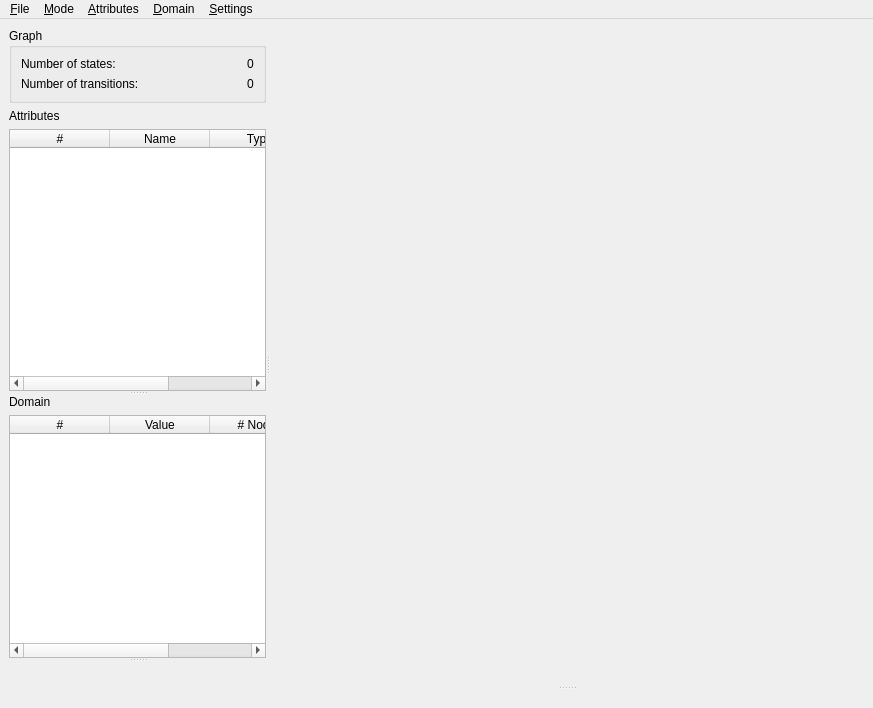
<?xml version="1.0" encoding="UTF-8"?>
<ui version="4.0">
 <class>MainWindow</class>
 <widget class="QMainWindow" name="MainWindow">
  <property name="geometry">
   <rect>
    <x>0</x>
    <y>0</y>
    <width>873</width>
    <height>708</height>
   </rect>
  </property>
  <property name="windowTitle">
   <string>DiaGraphica</string>
  </property>
  <widget class="QWidget" name="centralwidget">
   <layout class="QHBoxLayout" name="horizontalLayout">
    <item>
     <widget class="QSplitter" name="splitter_2">
      <property name="orientation">
       <enum>Qt::Horizontal</enum>
      </property>
      <widget class="QSplitter" name="splitter">
       <property name="sizePolicy">
        <sizepolicy hsizetype="Minimum" vsizetype="Expanding">
         <horstretch>0</horstretch>
         <verstretch>0</verstretch>
        </sizepolicy>
       </property>
       <property name="orientation">
        <enum>Qt::Vertical</enum>
       </property>
       <widget class="QWidget" name="layoutWidget">
        <layout class="QVBoxLayout" name="verticalLayout">
         <item>
          <widget class="QGroupBox" name="groupBox">
           <property name="title">
            <string>Graph</string>
           </property>
           <layout class="QGridLayout" name="gridLayout">
            <item row="0" column="0">
             <widget class="QLabel" name="label">
              <property name="text">
               <string>Number of states:</string>
              </property>
             </widget>
            </item>
            <item row="0" column="1">
             <spacer name="horizontalSpacer">
              <property name="orientation">
               <enum>Qt::Horizontal</enum>
              </property>
              <property name="sizeHint" stdset="0">
               <size>
                <width>102</width>
                <height>0</height>
               </size>
              </property>
             </spacer>
            </item>
            <item row="0" column="2">
             <widget class="QLabel" name="numberOfStates">
              <property name="text">
               <string>0</string>
              </property>
             </widget>
            </item>
            <item row="1" column="0">
             <widget class="QLabel" name="label_2">
              <property name="text">
               <string>Number of transitions:</string>
              </property>
             </widget>
            </item>
            <item row="1" column="1">
             <spacer name="horizontalSpacer_2">
              <property name="orientation">
               <enum>Qt::Horizontal</enum>
              </property>
              <property name="sizeHint" stdset="0">
               <size>
                <width>102</width>
                <height>0</height>
               </size>
              </property>
             </spacer>
            </item>
            <item row="1" column="2">
             <widget class="QLabel" name="numberOfTransitions">
              <property name="text">
               <string>0</string>
              </property>
             </widget>
            </item>
           </layout>
          </widget>
         </item>
         <item>
          <widget class="QLabel" name="label_5">
           <property name="text">
            <string>Attributes</string>
           </property>
          </widget>
         </item>
         <item>
          <widget class="QTableWidget" name="attributes">
           <property name="sizePolicy">
            <sizepolicy hsizetype="Preferred" vsizetype="Expanding">
             <horstretch>0</horstretch>
             <verstretch>0</verstretch>
            </sizepolicy>
           </property>
           <property name="dragDropOverwriteMode">
            <bool>false</bool>
           </property>
           <property name="dragDropMode">
            <enum>QAbstractItemView::InternalMove</enum>
           </property>
           <property name="selectionBehavior">
            <enum>QAbstractItemView::SelectRows</enum>
           </property>
           <property name="horizontalScrollMode">
            <enum>QAbstractItemView::ScrollPerPixel</enum>
           </property>
           <attribute name="verticalHeaderVisible">
            <bool>false</bool>
           </attribute>
           <attribute name="verticalHeaderVisible">
            <bool>false</bool>
           </attribute>
           <column>
            <property name="text">
             <string>#</string>
            </property>
           </column>
           <column>
            <property name="text">
             <string>Name</string>
            </property>
           </column>
           <column>
            <property name="text">
             <string>Type</string>
            </property>
           </column>
           <column>
            <property name="text">
             <string>Cardinality</string>
            </property>
           </column>
          </widget>
         </item>
        </layout>
       </widget>
       <widget class="QWidget" name="layoutWidget_2">
        <layout class="QVBoxLayout" name="verticalLayout_2">
         <item>
          <widget class="QLabel" name="label_6">
           <property name="text">
            <string>Domain</string>
           </property>
          </widget>
         </item>
         <item>
          <widget class="QTableWidget" name="domain">
           <property name="sizePolicy">
            <sizepolicy hsizetype="Preferred" vsizetype="Expanding">
             <horstretch>0</horstretch>
             <verstretch>0</verstretch>
            </sizepolicy>
           </property>
           <property name="dragDropMode">
            <enum>QAbstractItemView::InternalMove</enum>
           </property>
           <property name="selectionBehavior">
            <enum>QAbstractItemView::SelectRows</enum>
           </property>
           <property name="horizontalScrollMode">
            <enum>QAbstractItemView::ScrollPerPixel</enum>
           </property>
           <column>
            <property name="text">
             <string>#</string>
            </property>
           </column>
           <column>
            <property name="text">
             <string>Value</string>
            </property>
           </column>
           <column>
            <property name="text">
             <string># Nodes</string>
            </property>
           </column>
           <column>
            <property name="text">
             <string>% Nodes</string>
            </property>
           </column>
          </widget>
         </item>
        </layout>
       </widget>
       <widget class="QWidget" name="examinerWidget" native="true"/>
      </widget>
      <widget class="QStackedWidget" name="mainViewStack">
       <property name="sizePolicy">
        <sizepolicy hsizetype="Preferred" vsizetype="Preferred">
         <horstretch>1</horstretch>
         <verstretch>0</verstretch>
        </sizepolicy>
       </property>
       <property name="currentIndex">
        <number>0</number>
       </property>
       <widget class="QWidget" name="page_3">
        <layout class="QHBoxLayout" name="horizontalLayout_2">
         <item>
          <widget class="QSplitter" name="splitter_3">
           <property name="orientation">
            <enum>Qt::Vertical</enum>
           </property>
           <widget class="QWidget" name="arcDiagramWidget" native="true"/>
           <widget class="QStackedWidget" name="analysisStack">
            <property name="currentIndex">
             <number>0</number>
            </property>
            <widget class="QWidget" name="simulatorWidget"/>
            <widget class="QWidget" name="traceWidget"/>
           </widget>
          </widget>
         </item>
        </layout>
       </widget>
       <widget class="QWidget" name="page_4">
        <layout class="QHBoxLayout" name="horizontalLayout_3">
         <item>
          <widget class="QWidget" name="diagramEditorWidget" native="true">
           <property name="sizePolicy">
            <sizepolicy hsizetype="Expanding" vsizetype="Expanding">
             <horstretch>0</horstretch>
             <verstretch>0</verstretch>
            </sizepolicy>
           </property>
          </widget>
         </item>
         <item>
          <layout class="QVBoxLayout" name="verticalLayout_3">
           <item>
            <widget class="QToolButton" name="selectTool">
             <property name="text">
              <string>Select</string>
             </property>
             <property name="icon">
              <iconset resource="icons.qrc">
               <normaloff>:/images/selecticon.png</normaloff>:/images/selecticon.png</iconset>
             </property>
             <property name="checkable">
              <bool>true</bool>
             </property>
             <property name="checked">
              <bool>true</bool>
             </property>
             <attribute name="buttonGroup">
              <string>toolButtonGroup</string>
             </attribute>
            </widget>
           </item>
           <item>
            <widget class="QToolButton" name="noteTool">
             <property name="text">
              <string>Note</string>
             </property>
             <property name="icon">
              <iconset resource="icons.qrc">
               <normaloff>:/images/note.png</normaloff>:/images/note.png</iconset>
             </property>
             <property name="checkable">
              <bool>true</bool>
             </property>
             <attribute name="buttonGroup">
              <string>toolButtonGroup</string>
             </attribute>
            </widget>
           </item>
           <item>
            <widget class="QToolButton" name="configureTool">
             <property name="text">
              <string>Configure</string>
             </property>
             <property name="icon">
              <iconset resource="icons.qrc">
               <normaloff>:/images/dof.png</normaloff>:/images/dof.png</iconset>
             </property>
             <property name="checkable">
              <bool>true</bool>
             </property>
             <attribute name="buttonGroup">
              <string>toolButtonGroup</string>
             </attribute>
            </widget>
           </item>
           <item>
            <widget class="QToolButton" name="rectangleTool">
             <property name="text">
              <string>Rectangle</string>
             </property>
             <property name="icon">
              <iconset resource="icons.qrc">
               <normaloff>:/images/rectangle.png</normaloff>:/images/rectangle.png</iconset>
             </property>
             <property name="checkable">
              <bool>true</bool>
             </property>
             <attribute name="buttonGroup">
              <string>toolButtonGroup</string>
             </attribute>
            </widget>
           </item>
           <item>
            <widget class="QToolButton" name="ellipseTool">
             <property name="text">
              <string>Ellipse</string>
             </property>
             <property name="icon">
              <iconset resource="icons.qrc">
               <normaloff>:/images/ellipse.png</normaloff>:/images/ellipse.png</iconset>
             </property>
             <property name="checkable">
              <bool>true</bool>
             </property>
             <attribute name="buttonGroup">
              <string>toolButtonGroup</string>
             </attribute>
            </widget>
           </item>
           <item>
            <widget class="QToolButton" name="lineTool">
             <property name="text">
              <string>Line</string>
             </property>
             <property name="icon">
              <iconset resource="icons.qrc">
               <normaloff>:/images/line.png</normaloff>:/images/line.png</iconset>
             </property>
             <property name="checkable">
              <bool>true</bool>
             </property>
             <attribute name="buttonGroup">
              <string>toolButtonGroup</string>
             </attribute>
            </widget>
           </item>
           <item>
            <widget class="QToolButton" name="arrowTool">
             <property name="text">
              <string>Arrow</string>
             </property>
             <property name="icon">
              <iconset resource="icons.qrc">
               <normaloff>:/images/arrow.png</normaloff>:/images/arrow.png</iconset>
             </property>
             <property name="checkable">
              <bool>true</bool>
             </property>
             <attribute name="buttonGroup">
              <string>toolButtonGroup</string>
             </attribute>
            </widget>
           </item>
           <item>
            <widget class="QToolButton" name="doubleArrowTool">
             <property name="text">
              <string>Double Arrow</string>
             </property>
             <property name="icon">
              <iconset resource="icons.qrc">
               <normaloff>:/images/darrow.png</normaloff>:/images/darrow.png</iconset>
             </property>
             <property name="checkable">
              <bool>true</bool>
             </property>
             <attribute name="buttonGroup">
              <string>toolButtonGroup</string>
             </attribute>
            </widget>
           </item>
           <item>
            <widget class="Line" name="line_2">
             <property name="orientation">
              <enum>Qt::Horizontal</enum>
             </property>
            </widget>
           </item>
           <item>
            <widget class="QToolButton" name="colorTool">
             <property name="text">
              <string>Color</string>
             </property>
             <property name="icon">
              <iconset resource="icons.qrc">
               <normaloff>:/images/fillcol.png</normaloff>:/images/fillcol.png</iconset>
             </property>
            </widget>
           </item>
           <item>
            <widget class="QToolButton" name="lineColorTool">
             <property name="text">
              <string>Line Color</string>
             </property>
             <property name="icon">
              <iconset resource="icons.qrc">
               <normaloff>:/images/linecol.png</normaloff>:/images/linecol.png</iconset>
             </property>
            </widget>
           </item>
           <item>
            <widget class="Line" name="line">
             <property name="orientation">
              <enum>Qt::Horizontal</enum>
             </property>
            </widget>
           </item>
           <item>
            <widget class="QToolButton" name="showGridButton">
             <property name="text">
              <string>Show Grid</string>
             </property>
             <property name="icon">
              <iconset resource="icons.qrc">
               <normaloff>:/images/showgrid.png</normaloff>:/images/showgrid.png</iconset>
             </property>
             <property name="checkable">
              <bool>true</bool>
             </property>
             <property name="checked">
              <bool>true</bool>
             </property>
            </widget>
           </item>
           <item>
            <widget class="QToolButton" name="snapToGridButton">
             <property name="text">
              <string>Snap to Grid</string>
             </property>
             <property name="icon">
              <iconset resource="icons.qrc">
               <normaloff>:/images/snapgrid.png</normaloff>:/images/snapgrid.png</iconset>
             </property>
             <property name="checkable">
              <bool>true</bool>
             </property>
             <property name="checked">
              <bool>true</bool>
             </property>
            </widget>
           </item>
           <item>
            <spacer name="verticalSpacer">
             <property name="orientation">
              <enum>Qt::Vertical</enum>
             </property>
             <property name="sizeHint" stdset="0">
              <size>
               <width>20</width>
               <height>40</height>
              </size>
             </property>
            </spacer>
           </item>
          </layout>
         </item>
        </layout>
       </widget>
      </widget>
     </widget>
    </item>
   </layout>
  </widget>
  <widget class="QMenuBar" name="menubar">
   <property name="geometry">
    <rect>
     <x>0</x>
     <y>0</y>
     <width>873</width>
     <height>27</height>
    </rect>
   </property>
   <widget class="QMenu" name="menuFile">
    <property name="title">
     <string>&amp;File</string>
    </property>
    <addaction name="actionOpen"/>
    <addaction name="actionSave"/>
    <addaction name="actionSaveAs"/>
    <addaction name="separator"/>
    <addaction name="actionLoadAttributes"/>
    <addaction name="actionSaveAttributes"/>
    <addaction name="separator"/>
    <addaction name="actionOpenDiagram"/>
    <addaction name="actionSaveDiagram"/>
    <addaction name="separator"/>
    <addaction name="actionQuit"/>
   </widget>
   <widget class="QMenu" name="menuMode">
    <property name="title">
     <string>&amp;Mode</string>
    </property>
    <addaction name="actionAnalysisMode"/>
    <addaction name="actionTraceMode"/>
    <addaction name="actionEditMode"/>
   </widget>
   <widget class="QMenu" name="menuAttributes">
    <property name="title">
     <string>&amp;Attributes</string>
    </property>
    <addaction name="actionClusterNodes"/>
    <addaction name="actionViewTrace"/>
    <addaction name="separator"/>
    <addaction name="actionDistributionPlot"/>
    <addaction name="actionCorrelationPlot"/>
    <addaction name="actionCombinationPlot"/>
    <addaction name="separator"/>
    <addaction name="actionDuplicate"/>
    <addaction name="actionRenameAttribute"/>
    <addaction name="actionDelete"/>
   </widget>
   <widget class="QMenu" name="menuDomain">
    <property name="title">
     <string>&amp;Domain</string>
    </property>
    <addaction name="actionGroup"/>
    <addaction name="actionUngroup"/>
    <addaction name="actionRenameValue"/>
   </widget>
   <widget class="QMenu" name="menuSettings">
    <property name="title">
     <string>&amp;Settings</string>
    </property>
    <addaction name="actionSettingsGeneral"/>
    <addaction name="actionSettingsArcDiagram"/>
   </widget>
   <addaction name="menuFile"/>
   <addaction name="menuMode"/>
   <addaction name="menuAttributes"/>
   <addaction name="menuDomain"/>
   <addaction name="menuSettings"/>
  </widget>
  <action name="actionOpen">
   <property name="text">
    <string>&amp;Open...</string>
   </property>
   <property name="shortcut">
    <string>Ctrl+O</string>
   </property>
  </action>
  <action name="actionSave">
   <property name="text">
    <string>Save</string>
   </property>
   <property name="shortcut">
    <string>Ctrl+S</string>
   </property>
  </action>
  <action name="actionSaveAs">
   <property name="text">
    <string>Save &amp;As...</string>
   </property>
  </action>
  <action name="actionLoadAttributes">
   <property name="text">
    <string>Open Attributes...</string>
   </property>
  </action>
  <action name="actionSaveAttributes">
   <property name="text">
    <string>Save Attributes...</string>
   </property>
  </action>
  <action name="actionOpenDiagram">
   <property name="text">
    <string>Open Diagram...</string>
   </property>
  </action>
  <action name="actionSaveDiagram">
   <property name="text">
    <string>Save Diagram...</string>
   </property>
  </action>
  <action name="actionQuit">
   <property name="text">
    <string>&amp;Quit</string>
   </property>
  </action>
  <action name="actionAnalysisMode">
   <property name="text">
    <string>&amp;Simulation Mode</string>
   </property>
  </action>
  <action name="actionEditMode">
   <property name="text">
    <string>&amp;Edit Mode</string>
   </property>
  </action>
  <action name="actionTraceMode">
   <property name="text">
    <string>&amp;Trace Mode</string>
   </property>
  </action>
  <action name="actionClusterNodes">
   <property name="text">
    <string>Cluster Nodes</string>
   </property>
  </action>
  <action name="actionViewTrace">
   <property name="text">
    <string>View Trace</string>
   </property>
  </action>
  <action name="actionDistributionPlot">
   <property name="text">
    <string>Distribution Plot</string>
   </property>
  </action>
  <action name="actionCorrelationPlot">
   <property name="text">
    <string>Correlation Plot</string>
   </property>
  </action>
  <action name="actionCombinationPlot">
   <property name="text">
    <string>Combination Plot</string>
   </property>
  </action>
  <action name="actionDuplicate">
   <property name="text">
    <string>Duplicate</string>
   </property>
  </action>
  <action name="actionRenameAttribute">
   <property name="text">
    <string>Rename</string>
   </property>
  </action>
  <action name="actionDelete">
   <property name="text">
    <string>Delete</string>
   </property>
  </action>
  <action name="actionGroup">
   <property name="text">
    <string>Group</string>
   </property>
  </action>
  <action name="actionUngroup">
   <property name="text">
    <string>Ungroup</string>
   </property>
  </action>
  <action name="actionRenameValue">
   <property name="text">
    <string>Rename</string>
   </property>
  </action>
  <action name="actionSettingsGeneral">
   <property name="text">
    <string>General</string>
   </property>
  </action>
  <action name="actionSettingsArcDiagram">
   <property name="text">
    <string>Arc Diagram</string>
   </property>
  </action>
 </widget>
 <resources>
  <include location="icons.qrc"/>
 </resources>
 <connections/>
 <buttongroups>
  <buttongroup name="toolButtonGroup"/>
 </buttongroups>
</ui>
